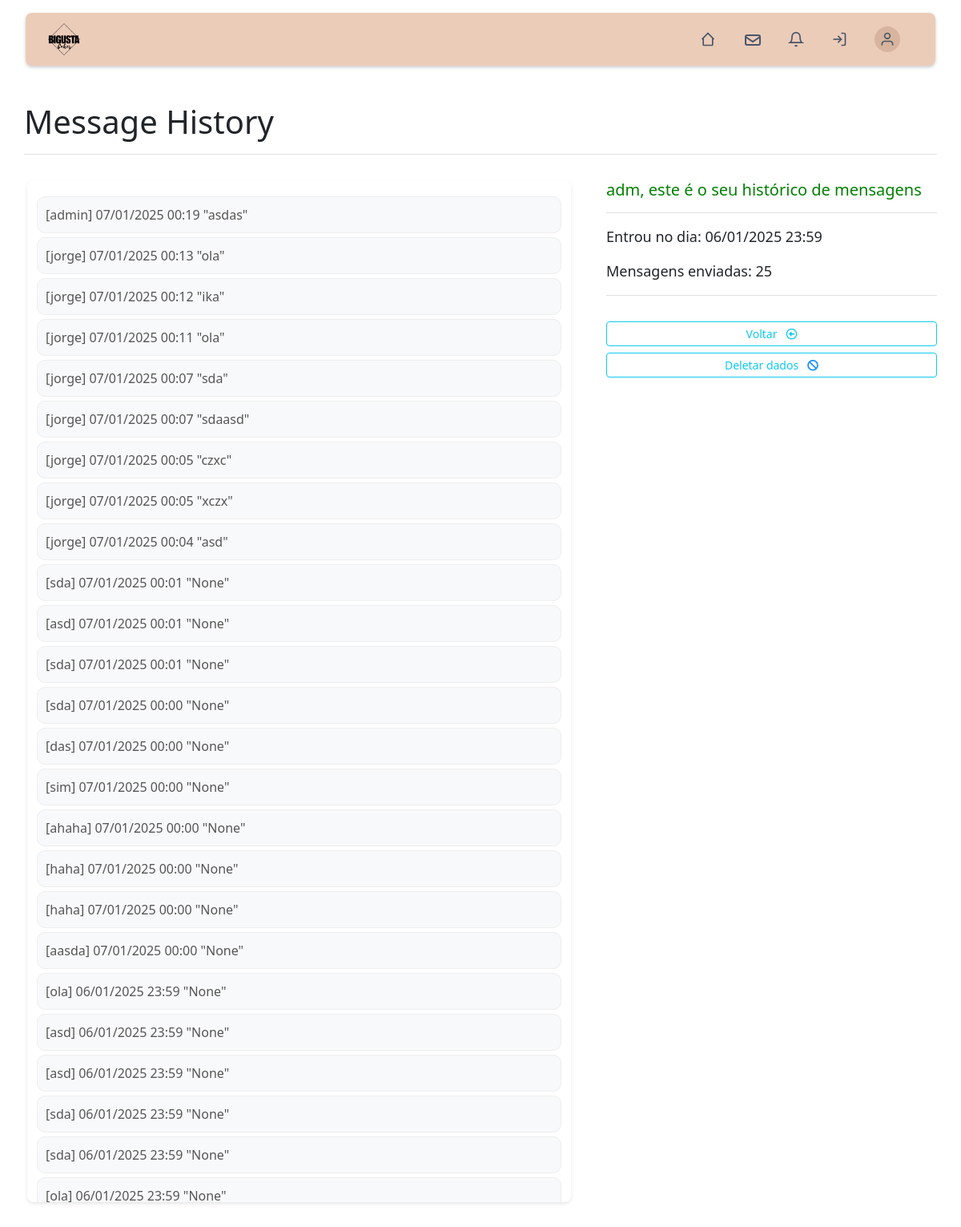
Before: /chat/adm-jorge/history with the older database file.
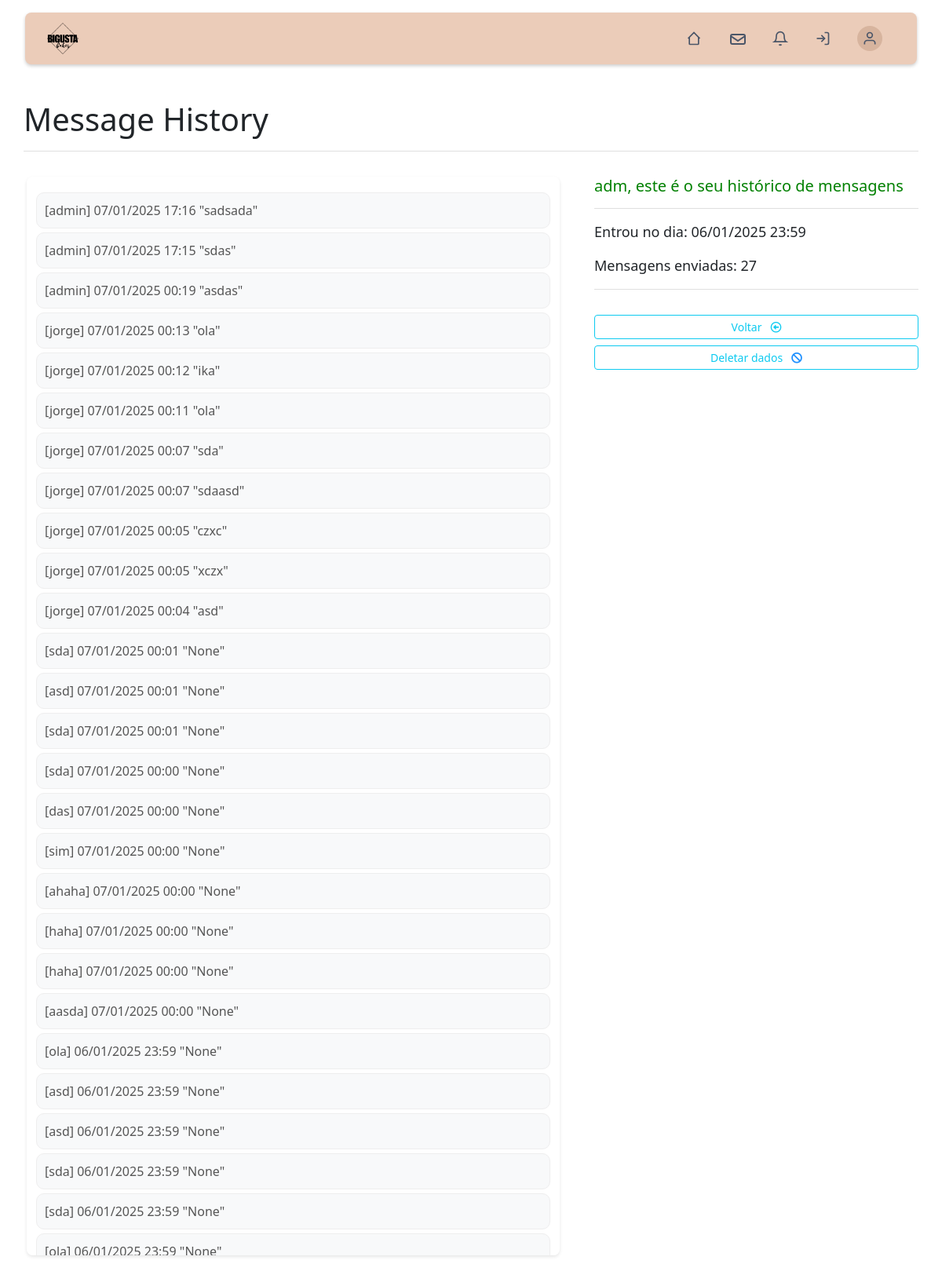
After: the same page with the newer database file.
### tables this page shows
CREATE TABLE jorge_table (id INTEGER PRIMARY KEY AUTOINCREMENT, 						user VARCHAR(20), message TEXT, date DATE, read INTEGER DEFAULT 0);

### app.py (the view)
@app.route("/chat/<code>/history", methods=["GET", "POST"])
def history(code):
    if code.startswith("adm-"):
        raw = db.get(code.split('-')[1])
    else:
        raw = db.get(code.split('-')[0])
    print(raw)
    print()
    messages = [(x[1], x[2], x[3]) for x in raw]
    print(messages)
    if messages:
        messages.reverse()
        age = messages[len(messages)-1][2] # Date is now at index 2
        count = len(messages)
    else:
        age, count = "N/A", "N/A"
    return render_template("history.html", code=code, messages=messages, age=age, count=count)

### components/database.py (called while the page is built)
	def get(self, user):
		command = f"SELECT * FROM {user}_table"
		messages = pandas.read_sql_query(command, self.connection)
		return numpy.array(messages)

### templates/history.html (shortened to what this page needs)
{% extends "base.html" %}
{% block header %}
<h1 id="head" style="margin-top: 30px;">Message History
	<hr style="border-color: grey;">
</h1>
{% endblock %}
{% block content %}
{% for x, y, z in messages %}
	<div class="msg">[{{x}}] {{z}} "{{y}}"</div>
{% endfor %}
{% endblock %}
{% block content2 %}
<div style="margin-left: 2rem;">
	<h5 style="color: green;">{{ 'adm' if code.startswith('adm-') else code.split('-')[0] }}, este é o seu histórico de mensagens</h5>
	<hr style="border-color: grey;">
	<p style="font-size: 18px">Entrou no dia: {{age}}</p>
	<p style="font-size: 18px">Mensagens enviadas: {{count}}</p>
	<hr style="border-color: grey; margin-bottom: 2rem;">
	<a href="/chat/{{code}}" class="btn btn-sm btn-outline-info btn-block">Voltar &nbsp;
		<i class="far fa-arrow-alt-circle-left"></i></a>
	<a href="/delete-account/{{code[5:]}}" class="btn btn-sm btn-outline-info btn-block">Deletar dados &nbsp;
		<i class="fas fa-ban" style="color: #1E90ff;"></i></a>
</div>
{% endblock %}

Changed rows visible on the page:
added jorge_table: user "admin", date "07/01/2025 17:16", message "sadsada"
added jorge_table: user "admin", date "07/01/2025 17:15", message "sdas"
Other visible differences:
{{ count }}: "25" → "27"
